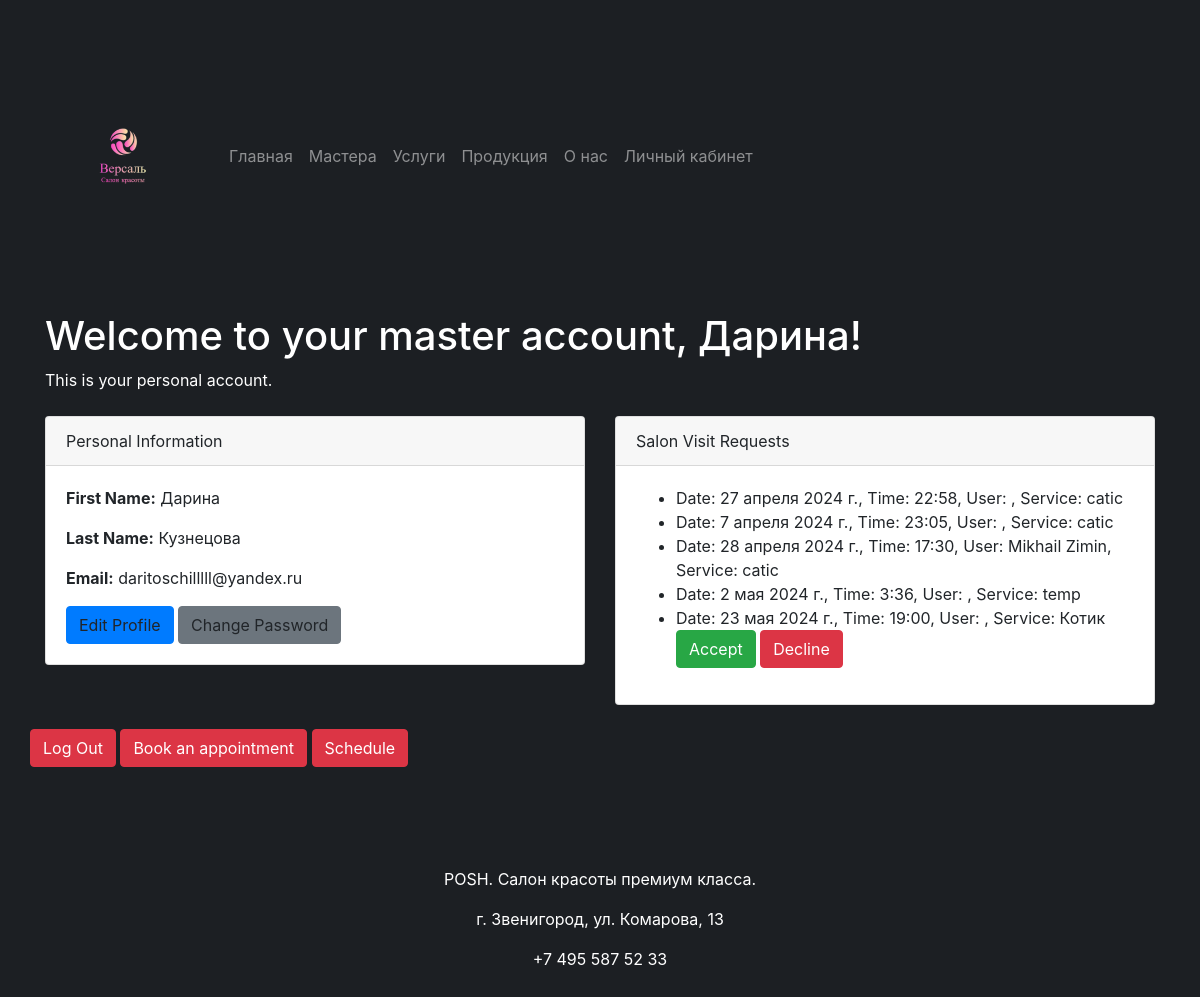
/account/ (signed in), run on an earlier commit of the app's database.
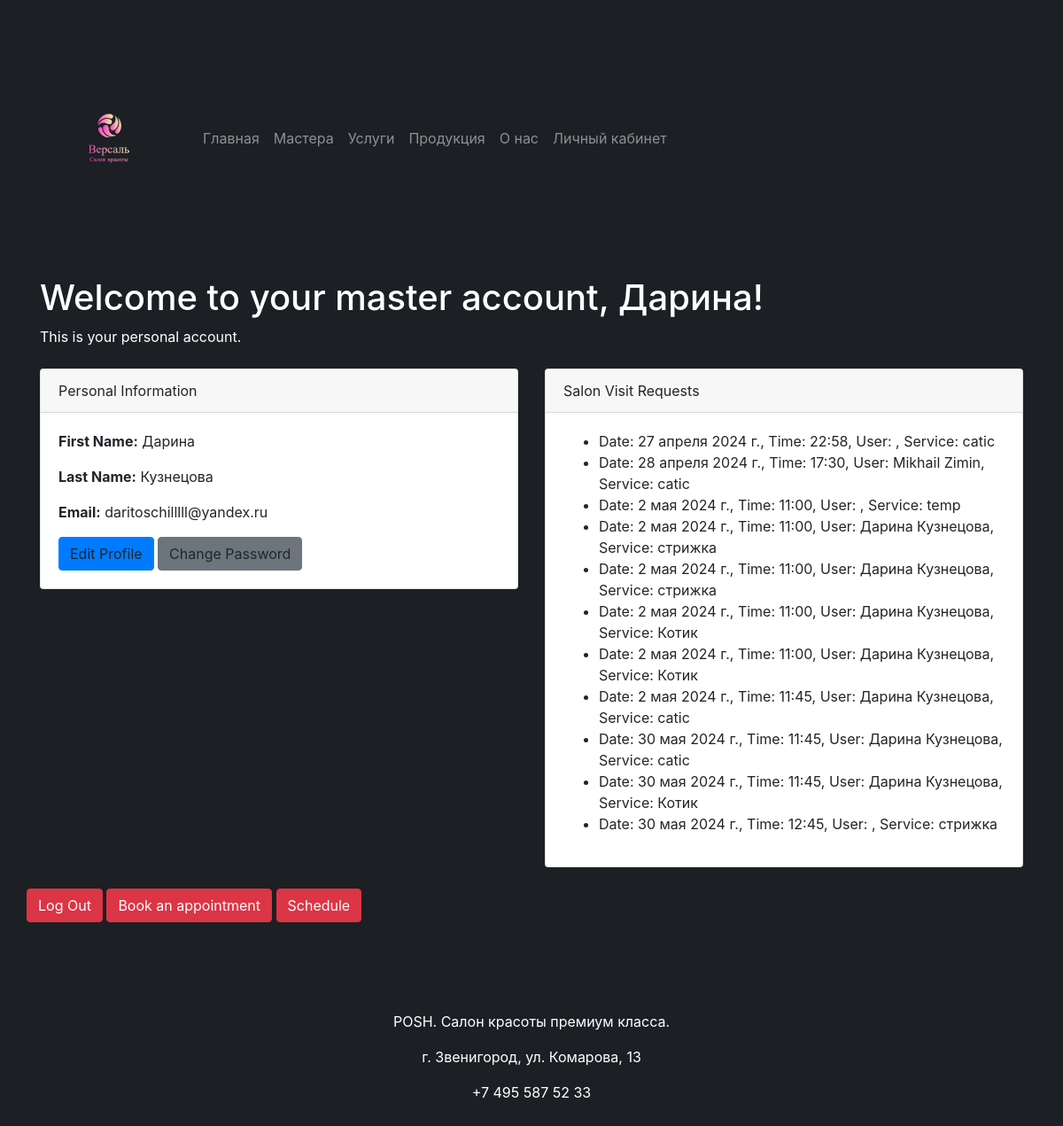
And on a later commit of the database.
### main/models.py (models this page shows, shortened)
class Appointments(models.Model):
    class AppointmentStatus(models.TextChoices):
        DECLINED = '0', 'Отклонено'
        ACCEPTED = '1', 'Принято'
        WAITING = '2', 'Ожидает ответ'
    date = models.DateField(verbose_name='Дата')
    time = models.TimeField(verbose_name='Время начала')
    master = models.ForeignKey(Masters, on_delete=models.DO_NOTHING, verbose_name='Мастер')
    user = models.ForeignKey(Users, on_delete=models.DO_NOTHING, verbose_name='Посетитель')
    service = models.ForeignKey(Services, on_delete=models.DO_NOTHING, verbose_name='Услуга')
    status = models.CharField(verbose_name='Статус заявки', max_length=20,
                              choices=AppointmentStatus.choices, default=AppointmentStatus.WAITING)
    class Meta:
        verbose_name = 'Назначение'
        verbose_name_plural = 'Назначения'

### services/models.py (models this page shows)
class Services(models.Model):
    title = models.CharField(verbose_name='Название', max_length=20)
    category = models.ForeignKey(Categories, on_delete=models.PROTECT, null=True, verbose_name='Категория')
    description = models.TextField(verbose_name='Описание')
    duration = models.TimeField(verbose_name='Длительность')
    cost = models.DecimalField(verbose_name='Стоимость', max_digits=5, decimal_places=0)
    photo = models.ImageField(verbose_name='Фотография', upload_to='images/')
    slug = models.SlugField(verbose_name='URL', max_length=255, unique=True, db_index=True)
    def __str__(self):
        return self.title
    class Meta:
        verbose_name = 'Услуга'
        verbose_name_plural = 'Услуги'

### masters/models.py (models this page shows)
class Users(AbstractUser):
    username = None
    email = models.EmailField(verbose_name='Почта', max_length=50, unique=True, db_index=True)
    phone_number = models.CharField(verbose_name='Номер телефона', max_length=20, unique=True)
    is_customer = models.BooleanField(verbose_name='Клиент', default=True, help_text='Уберите отметку, '
                                                                        'если пользователь является сотрудником салона')
    USERNAME_FIELD = 'email'
    REQUIRED_FIELDS = []
    objects = UserManager()
    def __str__(self):
        return f"{self.first_name} {self.last_name}"
    class Meta:
        verbose_name = 'Пользователь'
        verbose_name_plural = 'Пользователи'

### main/views.py (the view)
# urls.py: path('account/', views.account, name='account'),
@login_required
def account(request):
    if request.user.is_customer:
        user_bookings = Appointments.objects.filter(user=request.user)
        return render(request, 'main/user_account.html', {'user_bookings': user_bookings})
    else:
        master = Masters.objects.filter(user=request.user)[0]
        master_bookings = Appointments.objects.filter(master=master)
        return render(request, 'main/master_account.html', {'master_bookings': master_bookings})

### main/templates/main/master_account.html (shortened to what this page needs)
{% extends 'main/main_layout.html' %}
{% block content %}
<div class="container">
    <h1 class="text-white">Welcome to your master account, {{ user.first_name }}!</h1>
    <p class="text-white">This is your personal account.</p>
    <div class="row mt-4">
        <div class="col-md-6">
            <div class="card">
                <div class="card-header">
                    Personal Information
                </div>
                <div class="card-body">
                    <p><strong>First Name:</strong> {{ user.first_name }}</p>
                    <p><strong>Last Name:</strong> {{ user.last_name }}</p>
                    <p><strong>Email:</strong> {{ user.email }}</p>
                    <a class="btn btn-primary">Edit Profile</a>
                    <a class="btn btn-secondary">Change Password</a>
                </div>
            </div>
        </div>
        <div class="col-md-6">
            <div class="card">
                <div class="card-header">
                    Salon Visit Requests
                </div>
                <div class="card-body">
                    {% if master_bookings %}
                        <ul>
                            {% for booking in master_bookings %}
                                <li>
                                    Date: {{ booking.date }}, Time: {{ booking.time }}, User: {{ booking.user }}, Service: {{ booking.service }}
                                    {% if booking.status == '2' %}
                                        <form action="{% url 'accept_booking' booking.id %}" method="post" style="display: inline;">
                                            <button type="submit" class="btn btn-success">Accept</button>
                                        </form>
                                        <form action="{% url 'decline_booking' booking.id %}" method="post" style="display: inline;">
                                            <button type="submit" class="btn btn-danger">Decline</button>
                                        </form>
                                    {% endif %}
                                </li>
                            {% endfor %}
                        </ul>
                    {% else %}
                        <p>No salon visit requests available.</p>
                    {% endif %}
                </div>
            </div>
        </div>
    <div class="row mt-4">
        <div class="col-md-12">
            <a href="{% url 'logout' %}" class="btn btn-danger">Log Out</a>
            <a href="{% url 'booking' %}" class="btn btn-danger">Book an appointment</a>
            <a href="{% url 'schedule' %}" class="btn btn-danger">Schedule</a>
        </div>
    </div>
</div>
{% endblock %}

What changed in the data, as far as the page shows it:
removed Appointments: date "7 апреля 2024 г.", time "23:05", service "catic"
removed Appointments: date "23 мая 2024 г.", time "19:00", service "Котик", status "Accept"
changed Appointments "temp": time "3:36" → "11:00"
added Appointments: date "2 мая 2024 г.", time "11:00", user "Дарина Кузнецова", service "стрижка"
added Appointments: date "2 мая 2024 г.", time "11:00", user "Дарина Кузнецова", service "стрижка"
added Appointments: date "2 мая 2024 г.", time "11:00", user "Дарина Кузнецова", service "Котик"
added Appointments: date "2 мая 2024 г.", time "11:00", user "Дарина Кузнецова", service "Котик"
added Appointments: date "2 мая 2024 г.", time "11:45", user "Дарина Кузнецова", service "catic"
added Appointments: date "30 мая 2024 г.", time "11:45", user "Дарина Кузнецова", service "catic"
added Appointments: date "30 мая 2024 г.", time "11:45", user "Дарина Кузнецова", service "Котик"
added Appointments: date "30 мая 2024 г.", time "12:45", service "стрижка"
